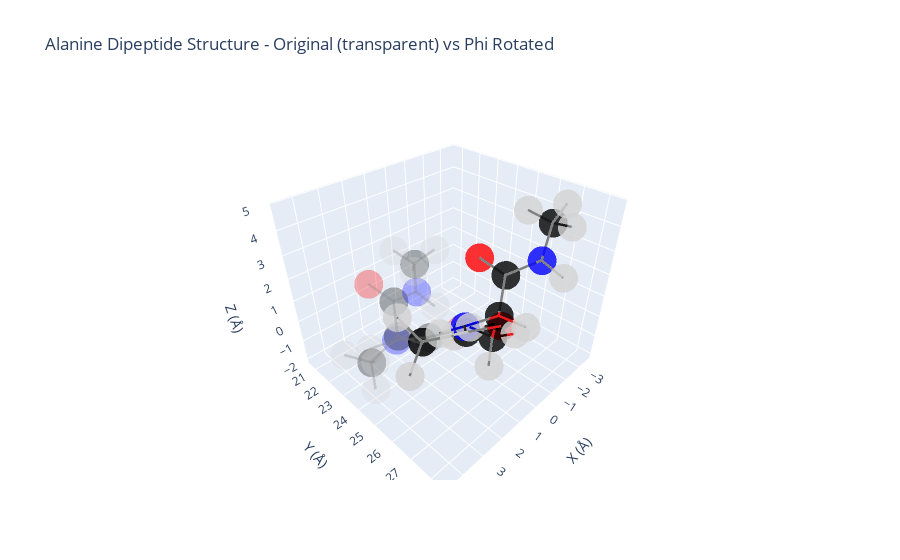

Write notebook code for a chart like this one.
### Code cell


### Figure 1 — Plotly figure (JSON) as saved in the notebook; plotly's stock layout.template omitted (floating-point values rounded to 4 significant figures)
{"data": [{"hoverinfo": "text", "marker": {"color": ["lightgray", "black", "lightgray", "lightgray", "black", "red", "blue", "lightgray", "black", "lightgray", "black", "lightgray", "lightgray", "lightgray", "black", "red", "blue", "lightgray", "black", "lightgray", "lightgray", "lightgray"], "opacity": 0.3, "size": 10}, "mode": "markers", "text": ["Original 0: HH31 from ACE (residue 1)", "Original 1: CH3 from ACE (residue 1)", "Original 2: HH32 from ACE (residue 1)", "Original 3: HH33 from ACE (residue 1)", "Original 4: C from ACE (residue 1)", "Original 5: O from ACE (residue 1)", "Original 6: N from ALA (residue 2)", "Original 7: H from ALA (residue 2)", "Original 8: CA from ALA (residue 2)", "Original 9: HA from ALA (residue 2)", "Original 10: CB from ALA (residue 2)", "Original 11: HB1 from ALA (residue 2)", "Original 12: HB2 from ALA (residue 2)", "Original 13: HB3 from ALA (residue 2)", "Original 14: C from ALA (residue 2)", "Original 15: O from ALA (residue 2)", "Original 16: N from NME (residue 3)", "Original 17: H from NME (residue 3)", "Original 18: CH3 from NME (residue 3)", "Original 19: HH31 from NME (residue 3)", "Original 20: HH32 from NME (residue 3)", "Original 21: HH33 from NME (residue 3)"], "type": "scatter3d", "x": [3.225, 3.72, 4.088, 4.557, 2.77, 1.6, 3.27, 4.259, 2.48, 1.733, 3.47, 4.219, 2.922, 3.963, 1.73, 2.34, 0.4, -0.008, -0.47, 0.112, -1.29, -0.873], "y": [27.43, 26.57, 25.91, 26.91, 25.8, 26.15, 24.64, 24.47, 23.69, 24.32, 23.16, 22.52, 22.58, 24.0, 22.59, 21.88, 22.43, 23.12, 21.35, 20.69, 21.79, 20.77], "z": [2.566, 2.11, 2.891, 1.502, 1.23, 1.09, 0.69, 0.81, -0.19, -0.679, -1.27, -0.797, -2.014, -1.756, 0.49, 1.28, 0.21, -0.407, 0.73, 1.376, 1.3, -0.103]}, {"hoverinfo": "text", "marker": {"color": ["lightgray", "black", "lightgray", "lightgray", "black", "red", "blue", "lightgray", "black", "lightgray", "black", "lightgray", "lightgray", "lightgray", "black", "red", "blue", "lightgray", "black", "lightgray", "lightgray", "lightgray"], "opacity": 0.8, "size": 10}, "mode": "markers", "text": ["Rotated 0: HH31 from ACE (residue 1)", "Rotated 1: CH3 from ACE (residue 1)", "Rotated 2: HH32 from ACE (residue 1)", "Rotated 3: HH33 from ACE (residue 1)", "Rotated 4: C from ACE (residue 1)", "Rotated 5: O from ACE (residue 1)", "Rotated 6: N from ALA (residue 2)", "Rotated 7: H from ALA (residue 2)", "Rotated 8: CA from ALA (residue 2)", "Rotated 9: HA from ALA (residue 2)", "Rotated 10: CB from ALA (residue 2)", "Rotated 11: HB1 from ALA (residue 2)", "Rotated 12: HB2 from ALA (residue 2)", "Rotated 13: HB3 from ALA (residue 2)", "Rotated 14: C from ALA (residue 2)", "Rotated 15: O from ALA (residue 2)", "Rotated 16: N from NME (residue 3)", "Rotated 17: H from NME (residue 3)", "Rotated 18: CH3 from NME (residue 3)", "Rotated 19: HH31 from NME (residue 3)", "Rotated 20: HH32 from NME (residue 3)", "Rotated 21: HH33 from NME (residue 3)"], "type": "scatter3d", "x": [3.225, 3.72, 4.088, 4.557, 2.669, 2.263, 1.844, 2.284, 0.368, 0.2572, 0.06768, 0.1657, -0.9473, 0.7745, -0.5936, -0.5021, -1.523, -1.458, -2.595, -2.534, -2.475, -3.566], "y": [27.43, 26.57, 25.91, 26.91, 27.39, 28.39, 26.57, 25.81, 26.83, 27.91, 26.37, 25.29, 26.67, 26.85, 26.25, 25.06, 27.08, 28.06, 26.66, 25.58, 27.18, 26.91], "z": [2.566, 2.11, 2.891, 1.502, 2.349, 2.939, 1.612, 1.116, 1.377, 1.435, -0.0834, -0.1557, -0.3537, -0.7642, 2.366, 2.63, 2.937, 2.69, 3.87, 4.036, 4.819, 3.441]}, {"hoverinfo": "none", "line": {"color": "gray", "width": 5}, "mode": "lines", "opacity": 0.3, "type": "scatter3d", "x": [3.225, 3.72], "y": [27.43, 26.57], "z": [2.566, 2.11]}, {"hoverinfo": "none", "line": {"color": "gray", "width": 5}, "mode": "lines", "opacity": 0.3, "type": "scatter3d", "x": [3.72, 4.088], "y": [26.57, 25.91], "z": [2.11, 2.891]}, {"hoverinfo": "none", "line": {"color": "gray", "width": 5}, "mode": "lines", "opacity": 0.3, "type": "scatter3d", "x": [3.72, 4.557], "y": [26.57, 26.91], "z": [2.11, 1.502]}, {"hoverinfo": "none", "line": {"color": "gray", "width": 5}, "mode": "lines", "opacity": 0.3, "type": "scatter3d", "x": [3.72, 2.77], "y": [26.57, 25.8], "z": [2.11, 1.23]}, {"hoverinfo": "none", "line": {"color": "gray", "width": 5}, "mode": "lines", "opacity": 0.3, "type": "scatter3d", "x": [2.77, 1.6], "y": [25.8, 26.15], "z": [1.23, 1.09]}, {"hoverinfo": "none", "line": {"color": "gray", "width": 5}, "mode": "lines", "opacity": 0.3, "type": "scatter3d", "x": [2.77, 3.27], "y": [25.8, 24.64], "z": [1.23, 0.69]}, {"hoverinfo": "none", "line": {"color": "gray", "width": 5}, "mode": "lines", "opacity": 0.3, "type": "scatter3d", "x": [3.27, 4.259], "y": [24.64, 24.47], "z": [0.69, 0.81]}, {"hoverinfo": "none", "line": {"color": "gray", "width": 5}, "mode": "lines", "opacity": 0.3, "type": "scatter3d", "x": [3.27, 2.48], "y": [24.64, 23.69], "z": [0.69, -0.19]}, {"hoverinfo": "none", "line": {"color": "gray", "width": 5}, "mode": "lines", "opacity": 0.3, "type": "scatter3d", "x": [2.48, 1.733], "y": [23.69, 24.32], "z": [-0.19, -0.679]}, {"hoverinfo": "none", "line": {"color": "gray", "width": 5}, "mode": "lines", "opacity": 0.3, "type": "scatter3d", "x": [2.48, 3.47], "y": [23.69, 23.16], "z": [-0.19, -1.27]}, {"hoverinfo": "none", "line": {"color": "gray", "width": 5}, "mode": "lines", "opacity": 0.3, "type": "scatter3d", "x": [2.48, 1.73], "y": [23.69, 22.59], "z": [-0.19, 0.49]}, {"hoverinfo": "none", "line": {"color": "gray", "width": 5}, "mode": "lines", "opacity": 0.3, "type": "scatter3d", "x": [3.47, 4.219], "y": [23.16, 22.52], "z": [-1.27, -0.797]}, {"hoverinfo": "none", "line": {"color": "gray", "width": 5}, "mode": "lines", "opacity": 0.3, "type": "scatter3d", "x": [3.47, 2.922], "y": [23.16, 22.58], "z": [-1.27, -2.014]}, {"hoverinfo": "none", "line": {"color": "gray", "width": 5}, "mode": "lines", "opacity": 0.3, "type": "scatter3d", "x": [3.47, 3.963], "y": [23.16, 24.0], "z": [-1.27, -1.756]}, {"hoverinfo": "none", "line": {"color": "gray", "width": 5}, "mode": "lines", "opacity": 0.3, "type": "scatter3d", "x": [1.73, 2.34], "y": [22.59, 21.88], "z": [0.49, 1.28]}, {"hoverinfo": "none", "line": {"color": "gray", "width": 5}, "mode": "lines", "opacity": 0.3, "type": "scatter3d", "x": [1.73, 0.4], "y": [22.59, 22.43], "z": [0.49, 0.21]}, {"hoverinfo": "none", "line": {"color": "gray", "width": 5}, "mode": "lines", "opacity": 0.3, "type": "scatter3d", "x": [0.4, -0.008], "y": [22.43, 23.12], "z": [0.21, -0.407]}, {"hoverinfo": "none", "line": {"color": "gray", "width": 5}, "mode": "lines", "opacity": 0.3, "type": "scatter3d", "x": [0.4, -0.47], "y": [22.43, 21.35], "z": [0.21, 0.73]}, {"hoverinfo": "none", "line": {"color": "gray", "width": 5}, "mode": "lines", "opacity": 0.3, "type": "scatter3d", "x": [-0.47, 0.112], "y": [21.35, 20.69], "z": [0.73, 1.376]}, {"hoverinfo": "none", "line": {"color": "gray", "width": 5}, "mode": "lines", "opacity": 0.3, "type": "scatter3d", "x": [-0.47, -1.29], "y": [21.35, 21.79], "z": [0.73, 1.3]}, {"hoverinfo": "none", "line": {"color": "gray", "width": 5}, "mode": "lines", "opacity": 0.3, "type": "scatter3d", "x": [-0.47, -0.873], "y": [21.35, 20.77], "z": [0.73, -0.103]}, {"hoverinfo": "none", "line": {"color": "gray", "width": 5}, "mode": "lines", "type": "scatter3d", "x": [3.225, 3.72], "y": [27.43, 26.57], "z": [2.566, 2.11]}, {"hoverinfo": "none", "line": {"color": "gray", "width": 5}, "mode": "lines", "type": "scatter3d", "x": [3.72, 4.088], "y": [26.57, 25.91], "z": [2.11, 2.891]}, {"hoverinfo": "none", "line": {"color": "gray", "width": 5}, "mode": "lines", "type": "scatter3d", "x": [3.72, 4.557], "y": [26.57, 26.91], "z": [2.11, 1.502]}, {"hoverinfo": "none", "line": {"color": "gray", "width": 5}, "mode": "lines", "type": "scatter3d", "x": [3.72, 2.669], "y": [26.57, 27.39], "z": [2.11, 2.349]}, {"hoverinfo": "none", "line": {"color": "gray", "width": 5}, "mode": "lines", "type": "scatter3d", "x": [2.669, 2.263], "y": [27.39, 28.39], "z": [2.349, 2.939]}, {"hoverinfo": "none", "line": {"color": "gray", "width": 5}, "mode": "lines", "type": "scatter3d", "x": [2.669, 1.844], "y": [27.39, 26.57], "z": [2.349, 1.612]}, {"hoverinfo": "none", "line": {"color": "gray", "width": 5}, "mode": "lines", "type": "scatter3d", "x": [1.844, 2.284], "y": [26.57, 25.81], "z": [1.612, 1.116]}, {"hoverinfo": "none", "line": {"color": "gray", "width": 5}, "mode": "lines", "type": "scatter3d", "x": [1.844, 0.368], "y": [26.57, 26.83], "z": [1.612, 1.377]}, {"hoverinfo": "none", "line": {"color": "gray", "width": 5}, "mode": "lines", "type": "scatter3d", "x": [0.368, 0.2572], "y": [26.83, 27.91], "z": [1.377, 1.435]}, {"hoverinfo": "none", "line": {"color": "gray", "width": 5}, "mode": "lines", "type": "scatter3d", "x": [0.368, 0.06768], "y": [26.83, 26.37], "z": [1.377, -0.0834]}, {"hoverinfo": "none", "line": {"color": "gray", "width": 5}, "mode": "lines", "type": "scatter3d", "x": [0.368, -0.5936], "y": [26.83, 26.25], "z": [1.377, 2.366]}, {"hoverinfo": "none", "line": {"color": "gray", "width": 5}, "mode": "lines", "type": "scatter3d", "x": [0.06768, 0.1657], "y": [26.37, 25.29], "z": [-0.0834, -0.1557]}, {"hoverinfo": "none", "line": {"color": "gray", "width": 5}, "mode": "lines", "type": "scatter3d", "x": [0.06768, -0.9473], "y": [26.37, 26.67], "z": [-0.0834, -0.3537]}, {"hoverinfo": "none", "line": {"color": "gray", "width": 5}, "mode": "lines", "type": "scatter3d", "x": [0.06768, 0.7745], "y": [26.37, 26.85], "z": [-0.0834, -0.7642]}, {"hoverinfo": "none", "line": {"color": "gray", "width": 5}, "mode": "lines", "type": "scatter3d", "x": [-0.5936, -0.5021], "y": [26.25, 25.06], "z": [2.366, 2.63]}, {"hoverinfo": "none", "line": {"color": "gray", "width": 5}, "mode": "lines", "type": "scatter3d", "x": [-0.5936, -1.523], "y": [26.25, 27.08], "z": [2.366, 2.937]}, {"hoverinfo": "none", "line": {"color": "gray", "width": 5}, "mode": "lines", "type": "scatter3d", "x": [-1.523, -1.458], "y": [27.08, 28.06], "z": [2.937, 2.69]}, {"hoverinfo": "none", "line": {"color": "gray", "width": 5}, "mode": "lines", "type": "scatter3d", "x": [-1.523, -2.595], "y": [27.08, 26.66], "z": [2.937, 3.87]}, {"hoverinfo": "none", "line": {"color": "gray", "width": 5}, "mode": "lines", "type": "scatter3d", "x": [-2.595, -2.534], "y": [26.66, 25.58], "z": [3.87, 4.036]}, {"hoverinfo": "none", "line": {"color": "gray", "width": 5}, "mode": "lines", "type": "scatter3d", "x": [-2.595, -2.475], "y": [26.66, 27.18], "z": [3.87, 4.819]}, {"hoverinfo": "none", "line": {"color": "gray", "width": 5}, "mode": "lines", "type": "scatter3d", "x": [-2.595, -3.566], "y": [26.66, 26.91], "z": [3.87, 3.441]}], "layout": {"scene": {"xaxis": {"title": {"text": "X (Å)"}}, "yaxis": {"title": {"text": "Y (Å)"}}, "zaxis": {"title": {"text": "Z (Å)"}}}, "showlegend": false, "title": {"text": "Alanine Dipeptide Structure - Original (transparent) vs Phi Rotated"}}}
